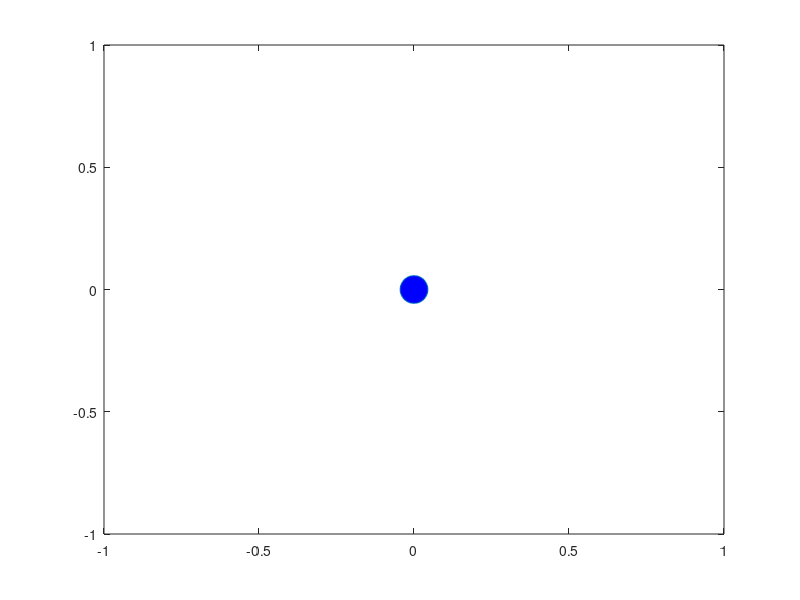

MATLAB code to generate this figure: (Note: this script raises an error after producing the figure.)
%
clear; close all;

% Create data
t = 0:0.001:1;   % Time data
x = sin(2*pi*t); % Position data

% Draw initial figure
figure(1);
set(gcf,'Renderer','OpenGL'); 
h = plot(x(1),0,'o','MarkerSize',20,'MarkerFaceColor','b');
set(h,'EraseMode','normal');
xlim([-1.5,1.5]);
ylim([-1.5,1.5]);

% Animation Loop
i = 1;
while i<=length(x)
    set(h,'XData',x(i));
    drawnow;
    i = i+1;
end
